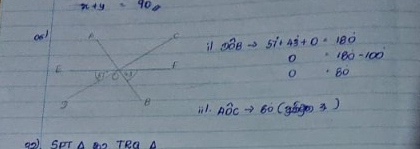
#> input picture service-input-kb/data/raw_images/STU01_GEO_Q01.png, 420 x 149 px
$ python -i enhancer.py   (imports and definitions only)
#> lines starting #> are read from the running program, lines starting #| are printed output that depends on the picture; after the words box and inside, x2 and y2 are one past the last pixel; in counts of white or black regions, pixels touching at a corner belong together
import os
from pathlib import Path
import cv2


def clean_proof_image(input_path: str, output_path: str) -> str:
    """
    Enhance a handwritten geometry proof image using grayscale conversion,
    Gaussian denoising, and Adaptive Gaussian Thresholding.
    """
#> called with input_path = '../data/raw_images/STU01_GEO_Q01.png', output_path = 'out.png'
    image = cv2.imread(str(input_path))
#> image is the input picture: shape (149, 420, 3); mean B, G, R 149.2, 136.1, 122.8
    if image is None:
        raise FileNotFoundError(f"Could not read input image at: {input_path}")

    gray = cv2.cvtColor(image, cv2.COLOR_BGR2GRAY)
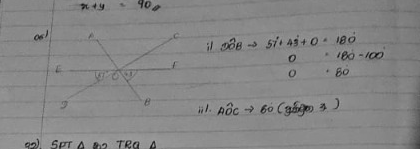
#> gray: shape (149, 420); min 8, max 178, mean 133.6
    denoised = cv2.GaussianBlur(gray, (3, 3), 0)
    enhanced = cv2.adaptiveThreshold(
        denoised,
        255,
        cv2.ADAPTIVE_THRESH_GAUSSIAN_C,
        cv2.THRESH_BINARY,
        15,
        8,
    )
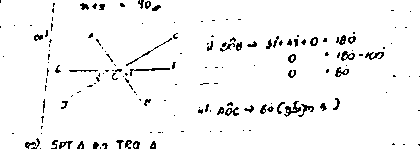
#> enhanced: shape (149, 420); 95.8% white; black in thin lines or dots

    out_dir = Path(output_path).parent
    os.makedirs(out_dir, exist_ok=True)
    cv2.imwrite(str(output_path), enhanced)
    return str(output_path)

>>> result = clean_proof_image('../data/raw_images/STU01_GEO_Q01.png', 'out.png')

$ run again, on service-input-kb/data/raw_images/STU01_GEO_Q02.png
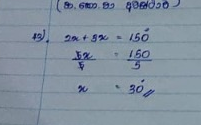
#> input picture service-input-kb/data/raw_images/STU01_GEO_Q02.png, 201 x 125 px
#> in clean_proof_image, image is the input picture: shape (125, 201, 3); mean B, G, R 160, 145.9, 131.6
#> in clean_proof_image, `denoised = cv2.GaussianBlur(gray, (3, 3), 0)`:
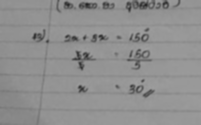
#> denoised: shape (125, 201); min 35, max 159, mean 143.3
#> in clean_proof_image, `enhanced = cv2.adaptiveThreshold( denoised, 255, cv2.ADAPTIVE_THRESH_G..`:
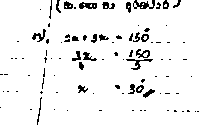
#> enhanced: shape (125, 201); 93.9% white; black in thin lines or dots

$ run again, on service-input-kb/data/raw_images/STU01_GEO_Q03.png
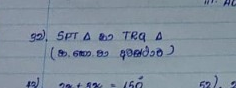
#> input picture service-input-kb/data/raw_images/STU01_GEO_Q03.png, 236 x 88 px
#> in clean_proof_image, image is the input picture: shape (88, 236, 3); mean B, G, R 157.6, 143, 129.3
#> in clean_proof_image, `denoised = cv2.GaussianBlur(gray, (3, 3), 0)`:
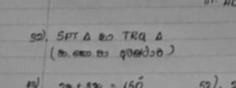
#> denoised: shape (88, 236); min 35, max 158, mean 140.5
#> in clean_proof_image, `enhanced = cv2.adaptiveThreshold( denoised, 255, cv2.ADAPTIVE_THRESH_G..`:
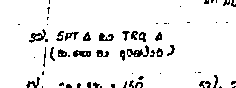
#> enhanced: shape (88, 236); 92.9% white; black in thin lines or dots

$ run again, on service-input-kb/data/raw_images/STU01_GEO_Q04.png
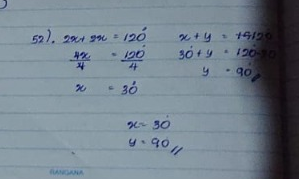
#> input picture service-input-kb/data/raw_images/STU01_GEO_Q04.png, 299 x 179 px
#> in clean_proof_image, image is the input picture: shape (179, 299, 3); mean B, G, R 141.4, 129.8, 116.1
#> in clean_proof_image, `gray = cv2.cvtColor(image, cv2.COLOR_BGR2GRAY)`:
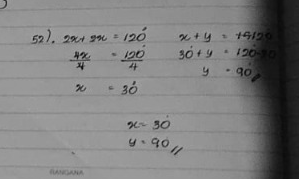
#> gray: shape (179, 299); min 3, max 180, mean 127.1
#> in clean_proof_image, `enhanced = cv2.adaptiveThreshold( denoised, 255, cv2.ADAPTIVE_THRESH_G..`:
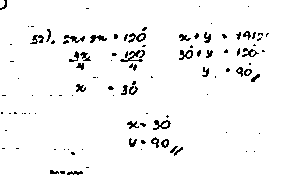
#> enhanced: shape (179, 299); 96.2% white; black in thin lines or dots, all inside (x1, y1, x2, y2) = (0, 0, 269, 175)
